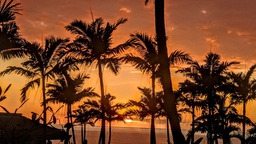
#> input picture Assignment2/image.jpg, 256 x 144 px, shrunk from 1920 x 1080 before the run, found by its file name
$ python bit_silicing_on_grayscale.py
#> lines starting #> are read from the running program, lines starting #| are printed output that depends on the picture; after the words box and inside, x2 and y2 are one past the last pixel; in counts of white or black regions, pixels touching at a corner belong together
import matplotlib.pyplot as plt
import cv2
import numpy as np

def main():
    img_path = './image.jpg'
    rgb = plt.imread(img_path)
#> rgb is the input picture: shape (144, 256, 3); mean R, G, B 122.9, 68.8, 37.1

    w,h =rgb.shape[:2]
#> w = 144; h = 256

    grayscale = cv2.cvtColor(rgb, cv2.COLOR_RGB2GRAY)
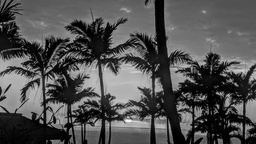
#> grayscale: shape (144, 256); min 0, max 246, mean 81.3
    th, binary = cv2.threshold(grayscale, 50, 255, cv2.THRESH_BINARY)
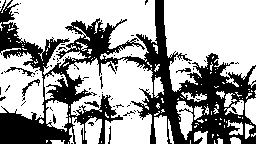
#> binary: shape (144, 256); 64.2% white; 75 black regions (68 under 20 px), largest, box (x1, y1, x2, y2) and area: (0, 0, 256, 144) 12679, (4, 67, 35, 77) 75, (22, 79, 40, 97) 70

    bit1 = np.zeros((w,h), dtype = np.int8)
    bit2 = np.zeros((w,h), dtype = np.int8)
    bit3 = np.zeros((w,h), dtype = np.int8)
    bit4 = np.zeros((w,h), dtype = np.int8)
    bit5 = np.zeros((w,h), dtype = np.int8)
    bit6 = np.zeros((w,h), dtype = np.int8)
    bit7 = np.zeros((w,h), dtype = np.int8)
    bit8 = np.zeros((w,h), dtype = np.int8)
    bit_slice_image = [bit1, bit2, bit3, bit4, bit5, bit6, bit7, bit8]

    for_bit_operation =[1,2,4,8,16,32,64,128]

    for i in range(for_bit_operation.__len__()):
        for j in range(w):
            for k in range(h):
                if (grayscale[j][k] &for_bit_operation[i]):
                   bit_slice_image[i][j][k] = 255
                else:
                   bit_slice_image[i][j][k] = 0


    plt.subplot(6, 2, 1)
    plt.title('rgb')
    plt.imshow(rgb, cmap = 'gray')

    plt.subplot(6, 2, 2)
    plt.title('grayscale')
    plt.imshow(grayscale, cmap = 'gray')

    plt.subplot(6, 2, 3)
    plt.title('binary')
    plt.imshow(binary, cmap = 'gray')

    plt.subplot(6, 2, 4)
    plt.title('Eight Bit slicing')
    plt.imshow(bit8, cmap = 'gray')

    plt.subplot(6, 2, 5)
    plt.title('Seven Bit slicing')
    plt.imshow(bit7, cmap = 'gray')

    plt.subplot(6, 2, 6)
    plt.title('Six Bit slicing')
    plt.imshow(bit6, cmap = 'gray')

    plt.subplot(6, 2, 7)
    plt.title('Fifth Bit slicing')
    plt.imshow(bit5, cmap = 'gray')

    plt.subplot(6, 2, 8)
    plt.title('Four Bit slicing')
    plt.imshow(bit4, cmap = 'gray')

    plt.subplot(6, 2, 9)
    plt.title('Three Bit slicing')
    plt.imshow(bit3, cmap = 'gray')


    plt.subplot(6, 2, 10)
    plt.title('Two Bit slicing')
    plt.imshow(bit2, cmap = 'gray')

    plt.subplot(6, 2, 11)
    plt.title('One Bit slicing')
    plt.imshow(bit1, cmap = 'gray')
    plt.savefig('./bit_slicing_output.jpg')
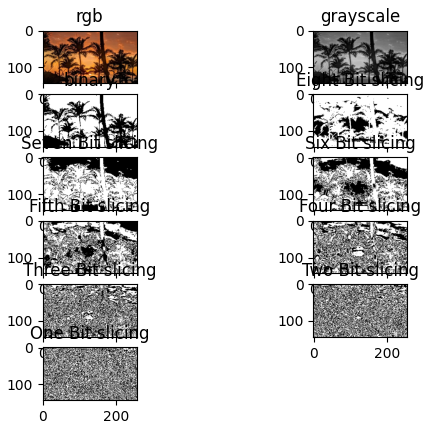
#> figure drawn by matplotlib, 11 panels
    plt.show()


if __name__ == '__main__':
    main()
